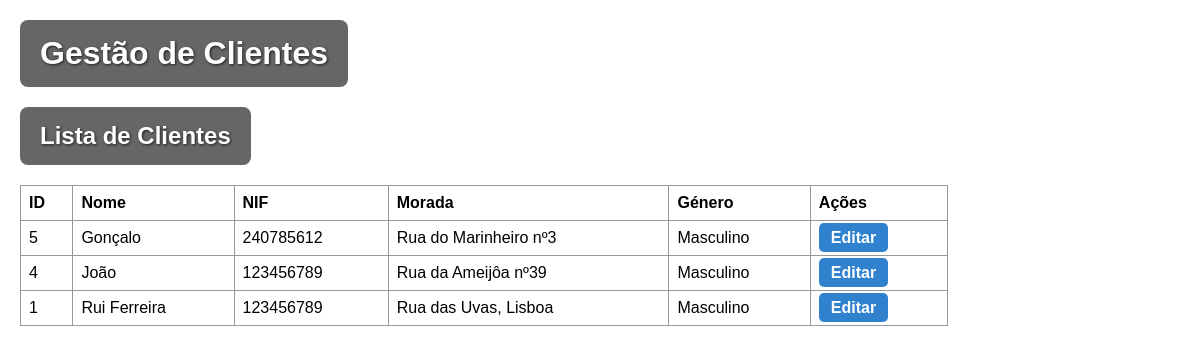
The page /clientes.php on the database its author committed.
### tables this page shows
CREATE TABLE `cliente` (
  `id_cliente` int(11) NOT NULL,
  `nome` varchar(100) NOT NULL,
  `email` varchar(100) NOT NULL,
  `senha` varchar(255) NOT NULL,
  `nif` varchar(15) DEFAULT NULL,
  `morada` varchar(255) DEFAULT NULL,
  `genero` varchar(20) DEFAULT NULL,
  `criado_por` varchar(100) NOT NULL,
  `data_criacao` datetime DEFAULT current_timestamp(),
  `modificado_por` varchar(100) DEFAULT NULL,
  `data_modificacao` datetime DEFAULT NULL,
  `estado_registo` varchar(10) DEFAULT 'ativo'
);

### clientes.php (the view, shortened to what this page needs)
<?php
require_once 'db.php';
$sql = "SELECT * FROM cliente ORDER BY id_cliente DESC";
$result = $conn->query($sql);
?>
<!DOCTYPE html>
<html>
<head>
</head>
<body>
    <h1>Gestão de Clientes</h1>
    <h2>Lista de Clientes</h2>
    <table>
        <tr>
            <th>ID</th>
            <th>Nome</th>
            <th>NIF</th>
            <th>Morada</th>
            <th>Género</th>
            <th>Ações</th>
        </tr>
        <?php while ($row = $result->fetch_assoc()): ?>
        <tr>
            <td><?= $row['id_cliente'] ?></td>
            <td><?= htmlspecialchars($row['nome']) ?></td>
            <td><?= htmlspecialchars($row['nif']) ?></td>
            <td><?= htmlspecialchars($row['morada']) ?></td>
            <td><?= htmlspecialchars($row['genero']) ?></td>
            <td>
                <a class="btn-editar" href="clientes.php?editar=<?= $row['id_cliente'] ?>">Editar</a>
            </td>
        </tr>
        <?php endwhile; ?>
    </table>
</body>
</html>

### clientes.php (style rules this page uses)
body { background: url('imagens/clientes.jpg') no-repeat center center fixed; background-size: cover; margin: 0; padding: 20px; font-family: Arial, sans-serif; color: #333; }
h1, h2 { background-color: rgba(0, 0, 0, 0.6); color: white; padding: 15px 20px; border-radius: 8px; display: block; width: fit-content; text-shadow: 1px 1px 3px rgba(0,0,0,0.7); margin: 0 0 20px 0; }
table { border-collapse: collapse; width: 80%; margin-bottom: 30px; background-color: white; color: black; }
th, td { border: 1px solid #999; padding: 8px; text-align: left; }
.btn-editar { padding: 6px 12px; background-color: #3182ce; color: white; text-decoration: none; border-radius: 5px; font-weight: bold; transition: background 0.3s; }

### rows shown on the page
cliente: id_cliente "5", nome "Gonçalo", nif "240785612", morada "Rua do Marinheiro nº3", genero "Masculino"
cliente: id_cliente "4", nome "João", nif "123456789", morada "Rua da Ameijôa nº39", genero "Masculino"
cliente: id_cliente "1", nome "Rui Ferreira", nif "123456789", morada "Rua das Uvas, Lisboa", genero "Masculino"
